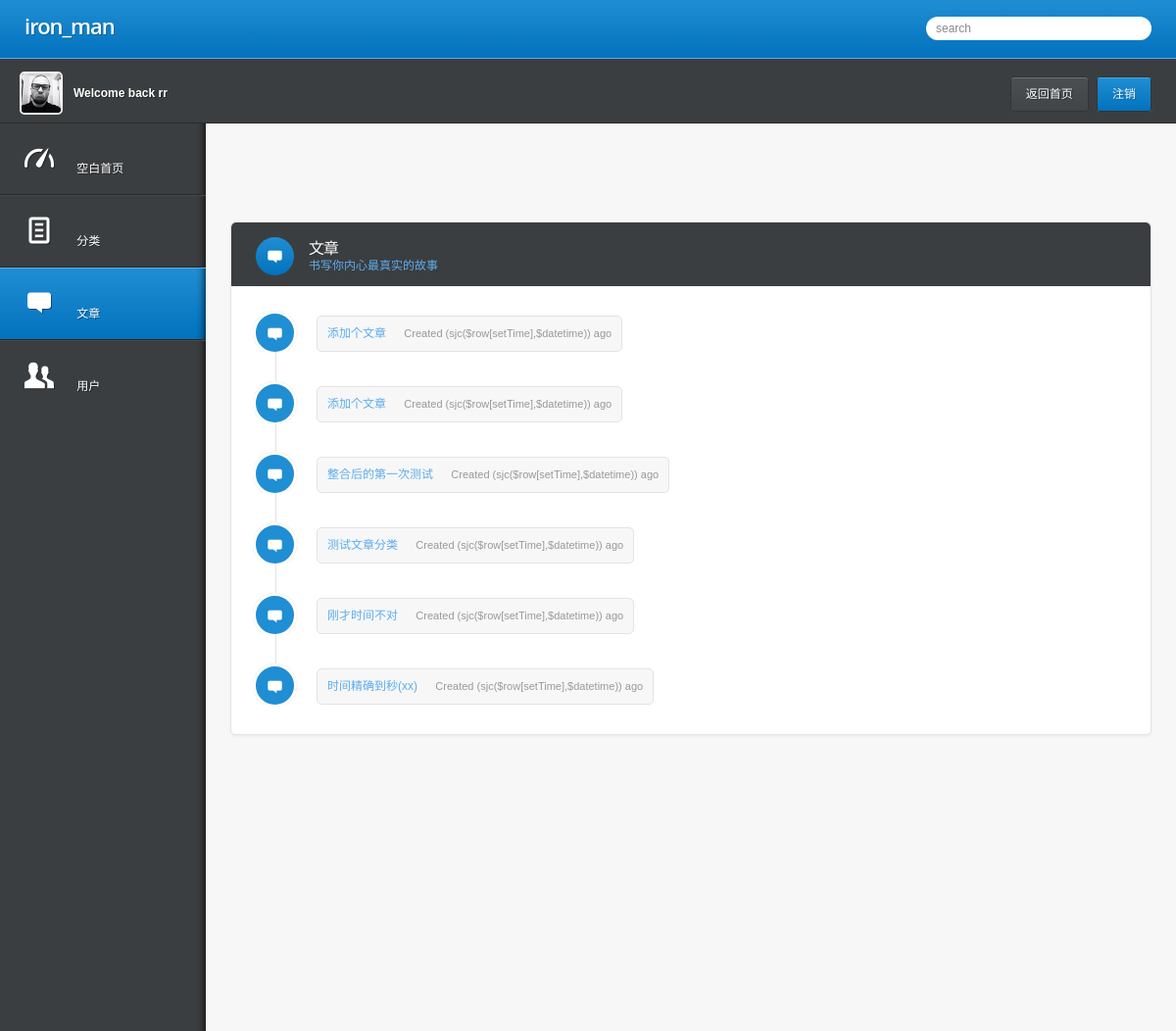
/back/blog-timeline.php (signed in), run on the app's committed database.
### tables this page shows
CREATE TABLE IF NOT EXISTS `article` (
  `id` tinyint(1) NOT NULL AUTO_INCREMENT,
  `articleName` tinytext NOT NULL,
  `categoryId` tinyint(4) NOT NULL,
  `articleContent` text NOT NULL,
  `changeTime` datetime NOT NULL,
  `userId` tinyint(4) DEFAULT NULL,
  `setTime` datetime DEFAULT NULL,
  PRIMARY KEY (`id`)
);

### back/blog-timeline.php (the view, shortened to what this page needs)
<!DOCTYPE html>
<html lang="">
<head>
	<link rel="stylesheet" href="css/style.css" media="all" />
</head>
<body>
<?php
if(!isset($_SESSION['admin']))
	header("Location:back.php");
else
{
?>
<div class="testing">
<header class="main">
	<h1><strong>iron_man</strong></h1>
	<input type="text" value="search" />
</header>
<section class="user">
	<div class="profile-img">
		<p><img src="images/uiface2.png" alt="" height="40" width="40" /> Welcome back <?php echo $_SESSION['nick']?></p>
	</div>
	<div class="buttons">
		<span class="button"><a href="../index.php">返回首页</a></span>
		<span class="button blue"><a href="php/land.php?action=logout">注销</a></span>
	</div>
</section>
</div>
<nav>
	<ul>
		<li><a href="dashboard.php"><span class="icon">&#128711;</span> 空白首页 </a></li>
		<li>
			<a href="category-timeline.php"><span class="icon">&#128196;</span> 分类 </a>
		</li>
		<li class="section">
			<a href="blog-timeline.php"><span class="icon">&#59160;</span> 文章 </a>
		</li>
		<li>
            <a href="users.php"><span class="icon">&#128101;</span> 用户 </a>
        </li>
	</ul>
</nav>
<section class="content">
	<section class="widget">
		<header>
			<span class="icon">&#59160;</span>
			<hgroup>
				<h1>文章</h1>
				<h2>书写你内心最真实的故事</h2>
			</hgroup>
		</header>
		<div class="content no-padding timeline">
        <?php
        $sql="select * from `category`,`article` where `category`.`id`=`article`.`categoryId` order by `article`.`id` desc";        $result=mysql_query($sql);
        while($row = mysql_fetch_array($result))
        {
		?>
			<div class="tl-post">
				<span class="icon">&#59160;</span>
				<p><a href="#"><?php echo $row['articleName'];?></a> <span class="time">Created
                <?php
				echo "(sjc(\$row[setTime],\$datetime))";
                ?> ago</span></p>
			</div>
        <?php }?>
		</div>
	</section>
</section>
<?php }?>
</body>
</html>

### data on the page
article: articleName "添加个文章"
article: articleName "添加个文章"
article: articleName "整合后的第一次测试"
article: articleName "测试文章分类"
article: articleName "刚才时间不对"
article: articleName "时间精确到秒(xx)"

### other printed values
$_SESSION['nick'] "rr"
